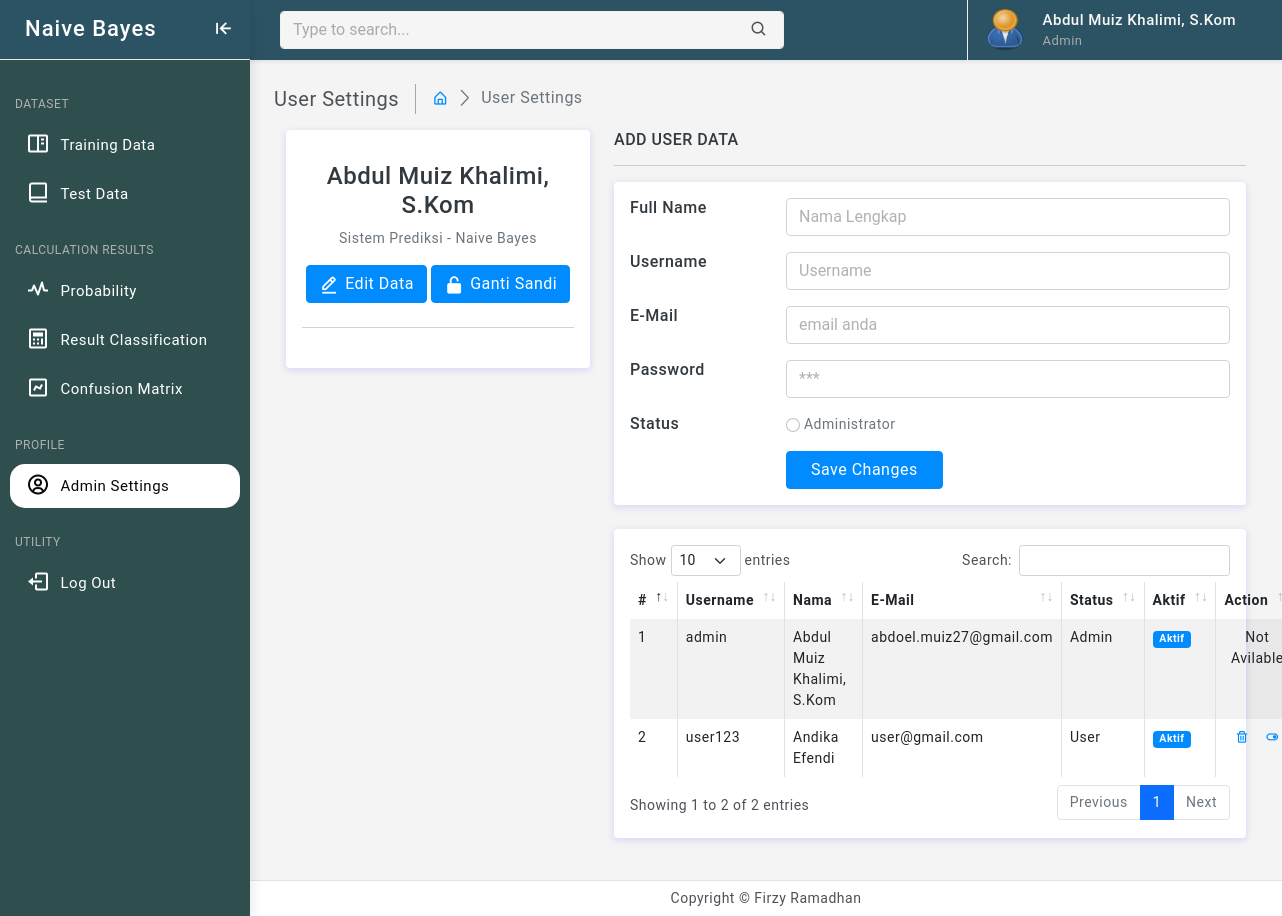
Page /konten.php?page=users-data (signed in) on the committed database.
### tables this page shows
CREATE TABLE `user` (
  `username` varchar(255) NOT NULL,
  `nama` varchar(255) DEFAULT NULL,
  `email` varchar(255) NOT NULL,
  `hak_akses` varchar(20) NOT NULL,
  `aktif` varchar(50) NOT NULL,
  `last_login_time` timestamp NOT NULL DEFAULT current_timestamp() ON UPDATE current_timestamp(),
  `password` char(60) DEFAULT NULL
);

### user-setting/data-user.php (the view, shortened to what this page needs)
<?php
   if (isset($_SESSION['username'])) {
       $username = $_SESSION['username'];
   }
   include "koneksi.php";
   $datauser = mysqli_query($koneksi, "SELECT * FROM user order by username ");
   $tampilPeg  = mysqli_query($koneksi, "SELECT * FROM user WHERE username='$username'");
   $hasil  = mysqli_fetch_array($tampilPeg);
   ?>
<div class="page-breadcrumb d-none d-sm-flex align-items-center mb-3">
    <div class="breadcrumb-title pe-3">User Settings</div>
    <div class="ps-3">
        <nav aria-label="breadcrumb">
            <ol class="breadcrumb mb-0 p-0">
                <li class="breadcrumb-item"><a href="konten.php"><i class="bx bx-home-alt"></i></a>
                </li>
                <li class="breadcrumb-item active" aria-current="page">User Settings</li>
            </ol>
        </nav>
    </div>
</div>
<div class="container">
    <div class="main-body">
        <div class="row">
            <div class="col-lg-4">
                <div class="card">
                    <div class="card-body">
                        <div class="d-flex flex-column align-items-center text-center">
                            <div class="mt-3">
                                <h4><?php echo $hasil['nama']; ?></h4>
                                <p class="text-muted font-size-sm">Sistem Prediksi - Naive Bayes</p>
                                <button type="button" class="btn btn-primary" data-bs-toggle="modal" data-bs-target="#modal-edit"><i class='bx bx-edit-alt mr-1'></i>Edit Data</button>
                                <button type="button" class="btn btn-primary" data-bs-toggle="modal" data-bs-target="#modal-password"><i class='bx bxs-lock-open-alt mr-1'></i>Ganti Sandi</button>
                            </div>
                        </div>
                        <hr class="my-4" />
                    </div>
                </div>
            </div>
            <div class="col-lg-8">
                <h6 class="mb-0 text-uppercase">Add User Data</h6>
                <hr />
                <div class="card">
                    <div class="card-body">
                        <form action="konten.php?page=input-user" method="POST" enctype="multipart/form-data">
                            <div class="row mb-3">
                                <div class="col-sm-3">
                                    <h6 class="mb-0">Full Name</h6>
                                </div>
                                <div class="col-sm-9 text-secondary">
                                    <input required type="text" name="nama" placeholder="Nama Lengkap" class="form-control" />
                                </div>
                            </div>
                            <div class="row mb-3">
                                <div class="col-sm-3">
                                    <h6 class="mb-0">Username</h6>
                                </div>
                                <div class="col-sm-9 text-secondary">
                                    <input required type="text" name="username" placeholder="Username" class="form-control" />
                                </div>
                            </div>
                            <div class="row mb-3">
                                <div class="col-sm-3">
                                    <h6 class="mb-0">E-Mail</h6>
                                </div>
                                <div class="col-sm-9 text-secondary">
                                    <input required type="email" name="email" placeholder="email anda" class="form-control" />
                                </div>
                            </div>
                            <div class="row mb-3">
                                <div class="col-sm-3">
                                    <h6 class="mb-0">Password</h6>
                                </div>
                                <div class="col-sm-9 text-secondary">
                                    <input required type="password" name="password" placeholder="***" class="form-control" />
                                </div>
                            </div>
                            <div class="row mb-3">
                                <div class="col-sm-3">
                                    <h6 class="mb-0">Status</h6>
                                </div>
                                <div class="col-sm-9 text-secondary">
                                    <input class="form-check-input" type="radio" name="hak_akses" id="flexRadioDefault1" value="Admin" required>
                                    <label class="form-check-label" for="flexRadioDefault1">Administrator</label>&nbsp;&nbsp;&nbsp;&nbsp;&nbsp;
                                </div>
                            </div>
                            <div class="row">
                                <div class="col-sm-3"></div>
                                <div class="col-sm-9 text-secondary">
                                    <button name="submit" type="submit" value="submit" class="btn btn-primary px-4">Save Changes</button>
                                </div>
                            </div>
                        </form>
                    </div>
                </div>
                <div class="row">
                    <div class="col-sm-12">
                        <div class="card">
                            <div class="card-body">
                                <table id="example" class="table table-striped table-bordered" data-show-pagination-switch="true">
                                    <thead>
                                        <tr>
                                            <th>#</th>
                                            <th>Username</th>
                                            <th>Nama</th>
                                            <th>E-Mail</th>
                                            <th>Status</th>
                                            <th>Aktif</th>
                                            <th>Action</th>
                                        </tr>
                                    </thead>
                                    <tbody>
                                        <?php
                                           $nomer = 0;
                                           while ($user = mysqli_fetch_assoc($datauser)) {
                                               $nomer++;
                                           ?>
                                            <tr>
                                                <td><?php echo $nomer ?></td>
                                                <td><?php echo $user['username']; ?></td>
                                                <td><?php echo $user['nama']; ?></td>
                                                <td><?php echo $user['email']; ?></td>
                                                <td><?php echo $user['hak_akses']; ?></td>
                                                <td>
                                                    <?php
                                                       $status = trim($user['aktif']);
                                                       if ($user['aktif'] == "Aktif") {
                                                           echo '<span class="badge bg-primary ' . str_replace(" ", "", $status) . '">' . $user['aktif'] . '</span></td>';
                                                       } else {
                                                           echo '<span class="badge bg-danger ' . str_replace(" ", "", $status) . '">' . $user['aktif'] . '</span></td>';
                                                       }
                                                       ?>
                                                <td align="center">
                                                    <?php
                                                       if ($user['username'] != $_SESSION['username'] and $user['aktif'] == 'Tidak Aktif') {
                                                           echo '<a href="konten.php?page=hapus-user&username=' . $user['username'] . '" title="Hapus AKun"><i class="bx bx-trash"></i></a>&nbsp;&nbsp;&nbsp;&nbsp;<a href="konten.php?page=aktivasi-data&username=' . $user['username'] . '" title="Aktivasi Akun"><i class="bx bx-toggle-left"></i></a></td>';
                                                       } elseif ($user['username'] != $_SESSION['username'] and $user['aktif'] == 'Aktif') {
                                                           echo '<a href="konten.php?page=hapus-user&username=' . $user['username'] . '" title="Hapus AKun"><i class="bx bx-trash"></i></a>&nbsp;&nbsp;&nbsp;&nbsp;<a href="konten.php?page=deactivate-data&username=' . $user['username'] . '" title="Non Aktifkan Akun"><i class="bx bx-toggle-right"></i></a></td>';
                                                       } else {
                                                           echo "Not Avilable";
                                                       }
                                                       ?>
                                            </tr>
                                        <?php
                                           }
                                           ?>
                                    </tbody>
                                </table>
                            </div>
                        </div>
                    </div>
                </div>
            </div>
        </div>
    </div>
</div>

### assets/css/apps.css (style rules this page uses)
body { font-size: 14px; color: #4c5258; letter-spacing: .5px; overflow-x: hidden; background-color: #f4f4f4; font-family: Roboto, sans-serif }
a { text-decoration: none }
.breadcrumb-title { font-size: 20px; border-right: 1.5px solid #aaa4a4 }
.page-breadcrumb .breadcrumb li.breadcrumb-item { font-size: 16px }
.page-breadcrumb .breadcrumb-item+.breadcrumb-item::before { display: inline-block; padding-right: .5rem; color: #6c757d; font-family: LineIcons; content: "\ea5c" }
.btn i { vertical-align: middle; font-size: 1.3rem; margin-top: -1em; margin-bottom: -1em; margin-right: 5px }
input::placeholder { color: #000 !important; opacity: .3 !important }

### rows in the picture
user: nama "Abdul Muiz Khalimi, S.Kom", username "admin", email "abdoel.muiz27@gmail.com", hak_akses "Admin", aktif "Aktif", shows "Not…"
user: username "user123", nama "Andika Efendi", email "user@gmail.com", hak_akses "User", aktif "Aktif"

### other values in the picture
$_SESSION[nama] "Abdul Muiz Khalimi, S.Kom"
$_SESSION[hak_akses] "Admin"
